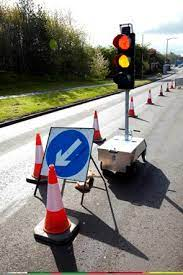
#> input picture Sample-2.jfif, 183 x 275 px
$ python traffic_light.py Sample-2.jfif
#> lines starting #> are read from the running program, lines starting #| are printed output that depends on the picture; after the words box and inside, x2 and y2 are one past the last pixel; in counts of white or black regions, pixels touching at a corner belong together
import os
import cv2
import argparse
import numpy as np


font = cv2.FONT_HERSHEY_SIMPLEX

font = cv2.FONT_HERSHEY_SIMPLEX

thresholds = {
    'RED': (100,222),
    'YELLOW':(50,float('inf')),
    'GREEN':(145,148)
}

def is_good_circle(mask,center,radius,threshold):
    R = int(radius)
    if center[0] > mask.shape[1] or center[1] > mask.shape[0]:
        return False

    # total = np.sum(mask[center[1]-R:center[1]+R,center[0]-R:center[0]+R])
    mean =  np.mean(mask[center[1]-R:center[1]+R,center[0]-R:center[0]+R])
    std =  np.std(mask[center[1]-R:center[1]+R,center[0]-R:center[0]+R])
    count = 4*radius*radius
    t = mean
    # print(std/t, t,R,mean)
    return (count>0 and threshold[1] > t > threshold[0], t)

def add_to_output(circles, mask, text, output):
    if circles is not None:
        circles = np.uint16(np.around(circles))
        for each in circles[0,:]:
            center = each[:-1]
            radius = each[-1]
            test, t = is_good_circle(mask, center,radius,thresholds[text])
            if test:
                print(text)
                cv2.circle(output, tuple(center), radius, (0, 255, 0), 2)
                cv2.putText(output,f'{text}',tuple(center), font, 0.5,(255,0,0),1,cv2.LINE_AA)

def recognize(input_file):
#> called with input_file = 'Sample-2.jfif'
    MIN_RADIUS = 0
    MAX_RADIUS = 22
    P1 = 50
    P2 = 10
    img = cv2.imread(input_file)
#> img is the input picture: shape (275, 183, 3); mean B, G, R 127.9, 132.7, 136.5
    output = img[:]
    # convert to hsv color mode -> easier to pick colors
    hsv = cv2.cvtColor(img, cv2.COLOR_BGR2HSV)
#> hsv: shape (275, 183, 3); mean H, S, V 50.7, 59.5, 143.6

    # https://stackoverflow.com/questions/30331944/finding-red-color-in-image-using-python-opencv
    lower_red1 = np.array([0,100,100])
    upper_red1= np.array([10,255,255])
    lower_red2 = np.array([160,100,100])
    upper_red2 = np.array([180,255,255])

    #https://stackoverflow.com/questions/47483951/how-to-define-a-threshold-value-to-detect-only-green-colour-objects-in-an-image
    lower_green = np.array([40,40,40])
    upper_green = np.array([70,255,255])

    # https://stackoverflow.com/questions/9179189/detect-yellow-color-in-opencv/19488733
    lower_yellow = np.array([20,150,150])
    upper_yellow = np.array([30,255,255])

    #Threshold masks
    maskg = cv2.inRange(hsv, lower_green, upper_green)
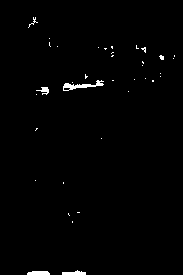
#> maskg: shape (275, 183); 1% white; 37 white regions (32 under 20 px), largest, box (x1, y1, x2, y2) and area: (63, 80, 104, 91) 165, (27, 271, 50, 275) 83, (62, 270, 86, 275) 79, (36, 87, 49, 95) 51, (28, 17, 38, 28) 23
    masky = cv2.inRange(hsv, lower_yellow, upper_yellow)
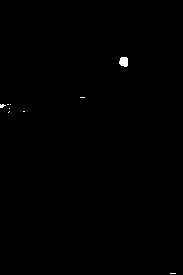
#> masky: shape (275, 183); 0.22% white; 9 white regions (8 under 20 px), largest, box (x1, y1, x2, y2) and area: (119, 57, 128, 67) 75
    maskr = cv2.add(cv2.inRange(hsv, lower_red1, upper_red1),cv2.inRange(hsv, lower_red2, upper_red2))
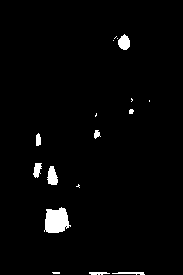
#> maskr: shape (275, 183); 2.3% white; 17 white regions (8 under 20 px), largest, box (x1, y1, x2, y2) and area: (44, 207, 71, 233) 514, (47, 166, 58, 185) 150, (118, 34, 130, 50) 139

    #Detect circiles
    # maskr = cv2.medianBlur(maskr,5)
    # maskg = cv2.medianBlur(maskg,5)
    # masky = cv2.medianBlur(masky,5)
    r_circles = cv2.HoughCircles(maskr, cv2.HOUGH_GRADIENT, 1, 80,
                            param1=P1, param2=P2, minRadius=MIN_RADIUS, maxRadius=MAX_RADIUS)
#> r_circles = [[123.5, 42.5, 6.9], [53.5, 223.5, 9.4]]

    g_circles = cv2.HoughCircles(maskg, cv2.HOUGH_GRADIENT, 1, 80,
                                param1=P1, param2=P2, minRadius=MIN_RADIUS, maxRadius=MAX_RADIUS)
#> g_circles = None

    y_circles = cv2.HoughCircles(masky, cv2.HOUGH_GRADIENT, 1, 80,
                                param1=P1, param2=P2, minRadius=MIN_RADIUS, maxRadius=MAX_RADIUS)
#> y_circles = [[122.5, 61.5, 4.6]]
    add_to_output(r_circles, maskr, "RED", output)
#> in add_to_output, `circles = np.uint16(np.around(circles))`: circles = [[124, 42, 7], [54, 224, 9]]
#> the loop in add_to_output, `for each in circles[0,:]:` made 2 passes
#> (center, radius, R in is_good_circle, mean in is_good_circle, std in is_good_circle, count in is_good_circle, t, test) on passes 1 to 2: ([124, 42], 7, 7, 175.6, 118.1, 196, 175.6, True), ([54, 224], 9, 9, 244.8, 50.04, 324, 244.8, False)
#| RED
#> after the loop in add_to_output, `for each in circles[0,:]:`:
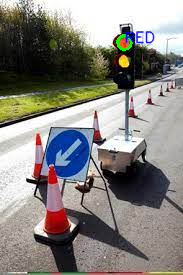
#> output: shape (275, 183, 3); 0.73% of pixels changed, all inside (x1, y1, x2, y2) = (116, 30, 155, 51)
    add_to_output(g_circles, maskg, "GREEN", output)
    add_to_output(y_circles, masky, "YELLOW", output)
#> call 3 of add_to_output, with circles = array of shape (1, 1, 3), text = 'YELLOW'
#> in add_to_output (call 3), `circles = np.uint16(np.around(circles))`: circles = [[122, 62, 5]]
#> the loop in add_to_output (call 3), `for each in circles[0,:]:` made 1 pass
#> (center, radius, R in is_good_circle, mean in is_good_circle, std in is_good_circle, count in is_good_circle, t, test) on pass 1: ([122, 62], 5, 5, 170.8, 119.9, 100, 170.8, True)
#| YELLOW
#> after the loop in add_to_output (call 3), `for each in circles[0,:]:`:
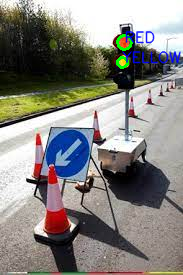
#> output: shape (275, 183, 3); 1.02% of pixels changed, all inside (x1, y1, x2, y2) = (116, 51, 182, 69)
    cv2.imwrite('output.jpg',output)

if __name__ == '__main__':
    parser = argparse.ArgumentParser(description='Traffic light detector')
    parser.add_argument('input_path', help='path of the input image')
    args = parser.parse_args()
    recognize(args.input_path)

$ run again, on Sample-4.jpg
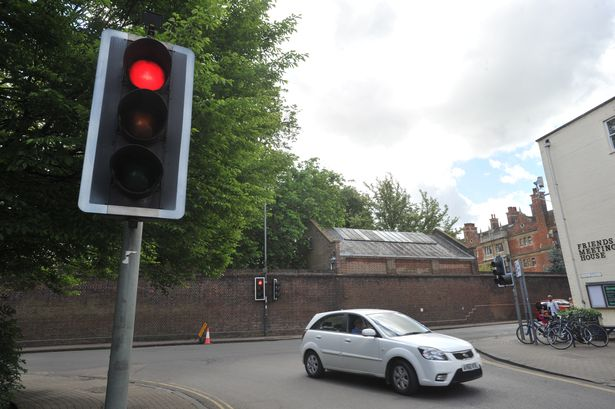
#> input picture Sample-4.jpg, 615 x 409 px
#> in recognize, img is the input picture: shape (409, 615, 3); mean B, G, R 119.4, 124.9, 123
#> hsv: shape (409, 615, 3); mean H, S, V 51.4, 39.2, 128.7
#> in recognize, `maskg = cv2.inRange(hsv, lower_green, upper_green)`:
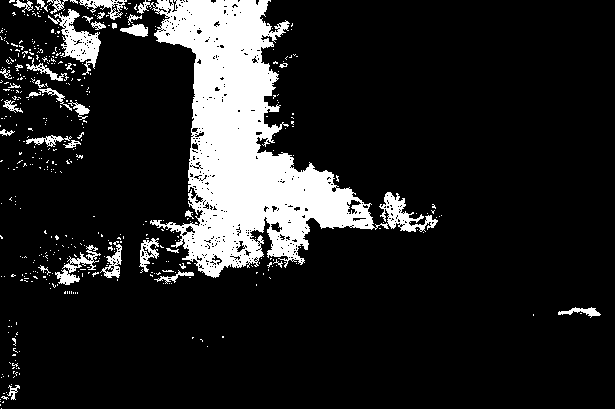
#> maskg: shape (409, 615); 13.8% white; 455 white regions (418 under 20 px), largest, box (x1, y1, x2, y2) and area: (137, 0, 438, 278) 28292, (48, 9, 101, 75) 1224, (79, 0, 127, 20) 356
#> masky: shape (409, 615); every value is 0
#> maskr: shape (409, 615); 0.49% white; 18 white regions (12 under 20 px), largest, box (x1, y1, x2, y2) and area: (130, 60, 165, 91) 832, (534, 221, 549, 248) 174, (511, 240, 518, 252) 50, (538, 255, 545, 264) 38, (533, 266, 541, 272) 29, (205, 339, 211, 344) 25
#> r_circles = [[145.5, 75.5, 17.2]]
#> g_circles = [[28.5, 73.5, 21.4], [266.5, 247.5, 20.3], [167.5, 256.5, 20.3], [155.5, 16.5, 15.8], [342.5, 207.5, 19.2], [51.5, 152.5, 18.1], [64.5, 256.5, 19.1], [202.5, 164.5, 14.7], [274.5, 116.5, 11.8], [283.5, 26.5, 4.6], [428.5, 217.5, 3.3], [8.5, 344.5, 6]]
#> y_circles = None
#> circles = [[146, 76, 17]]
#> the loop in add_to_output, `for each in circles[0,:]:` made 1 pass
#> (center, radius, R in is_good_circle, mean in is_good_circle, std in is_good_circle, count in is_good_circle, t, test) on pass 1: ([146, 76], 17, 17, 180.4, 116, 1156, 180.4, True)
#> (printed output is left out)
#> after the loop in add_to_output, `for each in circles[0,:]:`:
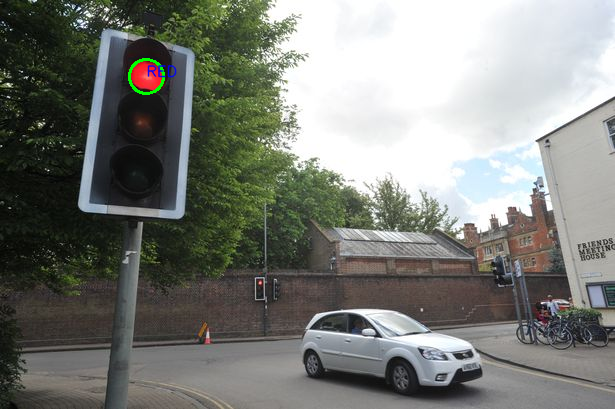
#> output: shape (409, 615, 3); 0.23% of pixels changed, all inside (x1, y1, x2, y2) = (128, 58, 177, 95)
#> the loop in add_to_output (call 2), `for each in circles[0,:]:` made 12 passes
#> (center, radius, R in is_good_circle, mean in is_good_circle, std in is_good_circle, count in is_good_circle, t) on passes 1 to 8: ([28, 74], 21, 21, 58.69, 107.3, 1764, 58.69), ([266, 248], 20, 20, 148.5, 125.8, 1600, 148.5), ([168, 256], 20, 20, 62.32, 109.6, 1600, 62.32), ([156, 16], 16, 16, 120.3, 127.3, 1024, 120.3), ([342, 208], 19, 19, 221.3, 86.39, 1444, 221.3), ([52, 152], 18, 18, 48.8, 100.3, 1296, 48.8), ([64, 256], 19, 19, 46.62, 98.56, 1444, 46.62), ([202, 164], 15, 15, 211.4, 96.03, 900, 211.4)

$ run again, on Sample-6.jpg
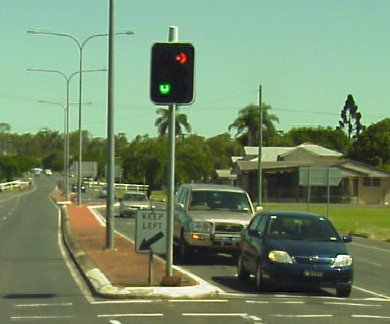
#> input picture Sample-6.jpg, 390 x 324 px
#> in recognize, img is the input picture: shape (324, 390, 3); mean B, G, R 107.3, 139.9, 117.2
#> hsv: shape (324, 390, 3); mean H, S, V 53.3, 79.8, 141.4
#> in recognize, `maskg = cv2.inRange(hsv, lower_green, upper_green)`:
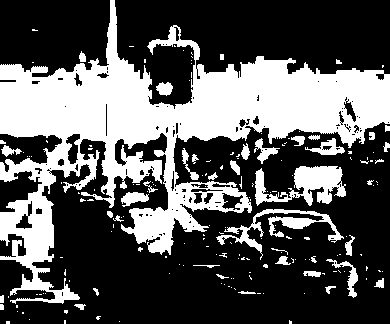
#> maskg: shape (324, 390); 34.7% white; 179 white regions (138 under 20 px), largest, box (x1, y1, x2, y2) and area: (0, 0, 390, 304) 37232, (255, 166, 346, 206) 1885, (216, 209, 344, 260) 1357
#> masky: shape (324, 390); 0.01% white in thin lines or dots, all inside (x1, y1, x2, y2) = (101, 227, 197, 283)
#> maskr: shape (324, 390); 0.06% white; 1 white region, box (x1, y1, x2, y2) and area: (176, 53, 187, 63) 80
#> r_circles = None
#> g_circles = [[169.5, 173.5, 20.3], [274.5, 187.5, 21.4], [47.5, 275.5, 15.8], [337.5, 277.5, 19], [183.5, 55.5, 16.8], [56.5, 157.5, 11.8], [350.5, 139.5, 13.6], [98.5, 68.5, 9.6], [216.5, 244.5, 9.6], [290.5, 66.5, 4.6]]
#> y_circles = None
#> the loop in add_to_output (call 2), `for each in circles[0,:]:` made 10 passes
#> (center, radius, R in is_good_circle, mean in is_good_circle, std in is_good_circle, count in is_good_circle, t) on passes 1 to 8: ([170, 174], 20, 20, 131.3, 127.4, 1600, 131.3), ([274, 188], 21, 21, 72.13, 114.9, 1764, 72.13), ([48, 276], 16, 16, 93.63, 122.9, 1024, 93.63), ([338, 278], 19, 19, 60.75, 108.6, 1444, 60.75), ([184, 56], 17, 17, 74.78, 116.1, 1156, 74.78), ([56, 158], 12, 12, 202.8, 102.9, 576, 202.8), ([350, 140], 14, 14, 143.4, 126.5, 784, 143.4), ([98, 68], 10, 10, 155.6, 124.4, 400, 155.6)
